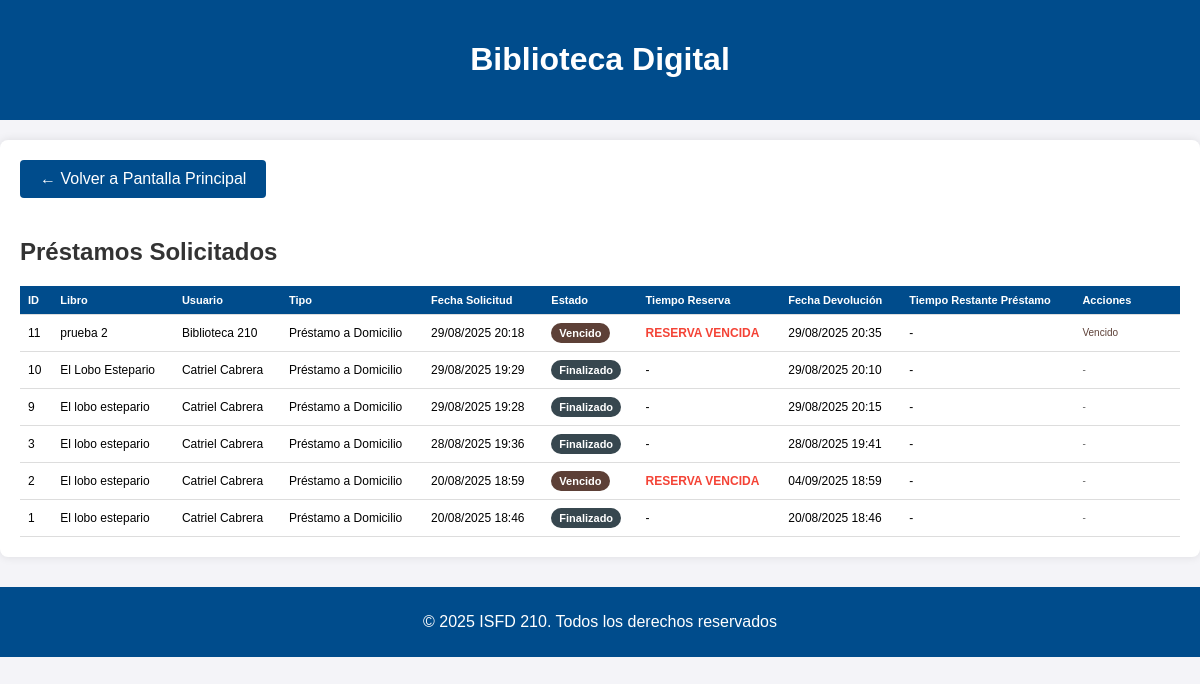
The app's page /libros/prestamos-solicitados/ (signed in) with its own data.
### libros/models.py (models this page shows, shortened)
class Prestamo(models.Model):
    ESTADO_CHOICES = (
        ('solicitado', 'Reserva Solicitada'),
        ('aprobado_reserva', 'Reserva Aprobada'),
        ('aprobado', 'Préstamo Activo'),
        ('rechazado', 'Reserva Rechazada'),
        ('finalizado', 'Finalizado'),
        ('vencido', 'Vencido'),
    )
    TIPO_CHOICES = (
        ('domicilio', 'Préstamo a Domicilio'),
        ('aula', 'Préstamo en Aula'),
    )
    TIPO_USUARIO_CHOICES = (
        ('alumno', 'Alumno'),
        ('profesor', 'Profesor'),
    )
    id_prestamo = models.AutoField(primary_key=True)
    usuario = models.ForeignKey(Usuario, on_delete=models.CASCADE, related_name='prestamos_usuario', null=True, blank=True)
    nombre_usuario = models.CharField(max_length=255)
    email_usuario = models.EmailField()
    libro = models.ForeignKey(Libro, on_delete=models.CASCADE, related_name='prestamos')
    fecha_solicitud = models.DateTimeField(auto_now_add=True)
    fecha_aprobacion = models.DateTimeField(null=True, blank=True)
    fecha_devolucion_programada = models.DateTimeField(null=True, blank=True)
    fecha_devolucion_real = models.DateTimeField(null=True, blank=True)
    fecha_limite_reserva = models.DateTimeField(null=True, blank=True)
    estado = models.CharField(max_length=20, choices=ESTADO_CHOICES, default='solicitado')
    tipo_prestamo = models.CharField(max_length=10, choices=TIPO_CHOICES, default='domicilio')
    tipo_usuario = models.CharField(max_length=10, choices=TIPO_USUARIO_CHOICES, default='alumno')
    motivo_rechazo = models.TextField(blank=True, null=True)
    observaciones = models.TextField(blank=True, null=True)
    fecha_retiro_real = models.DateTimeField(null=True, blank=True)
    extension_solicitada = models.BooleanField(default=False)
    fecha_extension = models.DateTimeField(null=True, blank=True)
    motivo_extension = models.TextField(blank=True, null=True)

class Inventario(models.Model):
    id_inventario = models.AutoField(primary_key=True)
    estado = models.CharField(max_length=255, null=True, default="Disponible")
    motivo_baja = models.CharField(max_length=255, null=True)
    descripcion = models.TextField(null=True)
    num_ejemplar = models.IntegerField(null=True)
    imagen_rota_nombre = models.CharField(max_length=255, null=True, blank=True)
    imagen_rota_contenido = models.BinaryField(null=True, blank=True)
    imagen_rota_tipo = models.CharField(max_length=50, null=True, blank=True)

class Libro(Inventario):
    id_libro = models.AutoField(primary_key=True)
    titulo = models.CharField(max_length=255)
    autor = models.CharField(max_length=255)
    editorial = models.CharField(max_length=255)
    clasificacion_cdu = models.CharField(max_length=255, null=False, default='Sin clasificar')
    siglas_autor_titulo = models.CharField(max_length=255, null=False, default='ABC')
    num_inventario = models.IntegerField(null=False, default=1)
    resumen = models.TextField()
    etiqueta_palabra_clave = models.TextField(default='Roma,Historia,Clasica')
    sede = models.TextField(default='La Plata')
    disponibilidad = models.CharField(max_length=255, null=True, default="Disponible")
    observaciones = models.TextField(default='Esta es una observación')
    img = models.URLField(blank=True, null=True)

### libros/views.py (the view)
# urls.py: path('prestamos-solicitados/', views.prestamos_solicitados, name='prestamos_solicitados'),
@login_required
def prestamos_solicitados(request):
    verificar_prestamos_vencidos()
    if request.user.es_bibliotecaria():
        prestamos = Prestamo.objects.all().order_by('-fecha_solicitud')
    else:
        prestamos = Prestamo.objects.filter(
            Q(email_usuario=request.user.email) | Q(usuario=request.user)
        ).order_by('-fecha_solicitud')
    alertas = []
    ahora = timezone.now()
    for prestamo in prestamos:
        if prestamo.estado == 'solicitado' and prestamo.fecha_limite_reserva:
            tiempo_restante = prestamo.fecha_limite_reserva - ahora
            if tiempo_restante.total_seconds() > 0 and tiempo_restante.total_seconds() < 86400:  # 24 horas en segundos
                alertas.append(f"¡ATENCIÓN! El préstamo del libro '{prestamo.libro.titulo}' vence pronto.")
    return render(request, 'libros/prestamos_solicitados.html', {
        'prestamos': prestamos,
        'alertas': alertas
    })

### libros/models.py (called while the page is built)
    def es_bibliotecaria(self):
        return self.perfil == 'bibliotecaria'

### libros/views.py (called while the page is built, shortened)
def verificar_prestamos_vencidos():
    ahora = timezone.now()
    print(f"[DEBUG VENCIMIENTOS] Verificando a las: {ahora.strftime('%d/%m/%Y %H:%M:%S')}")
    prestamos_activos_vencidos = Prestamo.objects.filter(
        estado='aprobado',
        fecha_devolucion_programada__lt=ahora  # Comparación exacta
    )
    print(f"[DEBUG VENCIMIENTOS] Préstamos vencidos encontrados: {prestamos_activos_vencidos.count()}")
    prestamos_reserva_vencidos = Prestamo.objects.filter(
        estado='aprobado_reserva',
        fecha_limite_reserva__lt=ahora
    )
    for prestamo in prestamos_reserva_vencidos:
        prestamo.estado = 'vencido'
        prestamo.save()
        prestamo.libro.estado = 'Disponible'
        prestamo.libro.save()
        print(f"[DEBUG VENCIMIENTOS] Reserva vencida: {prestamo.id_prestamo}")

### libros/templates/libros/prestamos_solicitados.html (shortened to what this page needs)
<!DOCTYPE html>
<html lang="es">
<head>
    {% load static %}
</head>
<body>
    <header>
        <h1>Biblioteca Digital</h1>
    </header>
    <div class="container">
        <a href="{% url 'pantalla_principal' %}" class="btn-volver">← Volver a Pantalla Principal</a>
        <h2>Préstamos Solicitados</h2>
        {% if prestamos %}
        <table>
            <thead>
                <tr>
                    <th>ID</th>
                    <th>Libro</th>
                    <th>Usuario</th>
                    <th>Tipo</th>
                    <th>Fecha Solicitud</th>
                    <th>Estado</th>
                    <th>Tiempo Reserva</th>
                    <th>Fecha Devolución</th>
                    <th>Tiempo Restante Préstamo</th>
                    <th>Acciones</th>
                </tr>
            </thead>
            <tbody>
                {% for prestamo in prestamos %}
                <tr>
                    <td>{{ prestamo.id_prestamo }}</td>
                    <td>
                        {{ prestamo.libro.titulo }}
                    </td>
                    <td>{{ prestamo.nombre_usuario }}</td>
                    <td>{{ prestamo.get_tipo_prestamo_display }}</td>
                    <td>{{ prestamo.fecha_solicitud|date:"d/m/Y H:i" }}</td>
                    <td>
                        <span class="status-badge status-{{ prestamo.estado }}">
                            {{ prestamo.get_estado_display }}
                        </span>
                    </td>
                    <td>
                        {% if prestamo.estado == 'solicitado' and prestamo.fecha_limite_reserva %}
                            <div class="timer-container">
                                <span class="timer" id="timer-reserva-{{ prestamo.id_prestamo }}"
                                      data-end="{{ prestamo.fecha_limite_reserva|date:'Y-m-d H:i:s' }}">
                                    Calculando...
                                </span>
                            </div>
                        {% elif prestamo.estado == 'vencido' %}
                            <span class="vencido">RESERVA VENCIDA</span>
                        {% else %}
                            -
                        {% endif %}
                    </td>
                    <td>
                        {% if prestamo.fecha_devolucion_programada %}
                            {{ prestamo.fecha_devolucion_programada|date:"d/m/Y H:i" }}
                        {% else %}
                            -
                        {% endif %}
                    </td>
                    <td>
                        {% if prestamo.estado == 'aprobado' and prestamo.fecha_devolucion_programada %}
                            <div class="timer-container">
                                <span class="timer" id="timer-prestamo-{{ prestamo.id_prestamo }}"
                                      data-end="{{ prestamo.fecha_devolucion_programada|date:'Y-m-d H:i:s' }}">
                                    Calculando...
                                </span>
                            </div>
                        {% else %}
                            -
                        {% endif %}
                    </td>
                    <td>
                        <div class="acciones-container">
                            {% if prestamo.usuario == user %}
                                {% if prestamo.usuario.perfil != 'docente' or prestamo.estado != 'aprobado' or prestamo.extension_solicitada %}
                                    {% if prestamo.estado == 'solicitado' %}
                                        <small style="color: #FF6F00;">Pendiente aprobación</small>
                                    {% elif prestamo.estado == 'aprobado' %}
                                        {% if prestamo.extension_solicitada %}
                                            <small style="color: #17a2b8;">Préstamo extendido</small>
                                        {% else %}
                                            <small style="color: #2E7D32;">Préstamo activo</small>
                                        {% endif %}
                                    {% elif prestamo.estado == 'finalizado' %}
                                        <small style="color: #37474F;">Finalizado</small>
                                    {% elif prestamo.estado == 'rechazado' %}
                                        <small style="color: #C62828;">Rechazado</small>
                                    {% elif prestamo.estado == 'vencido' %}
                                        <small style="color: #5D4037;">Vencido</small>
                                    {% endif %}
                                {% endif %}
                            {% else %}
                                <small style="color: #666;">-</small>
                            {% endif %}
                        </div>
                    </td>
                </tr>
                {% endfor %}
            </tbody>
        </table>
        {% else %}
        <p class="empty-message">No hay préstamos registrados actualmente.</p>
        {% endif %}
    </div>
    <footer>
        <p>© 2025 ISFD 210. Todos los derechos reservados</p>
    </footer>
</body>
</html>

### libros/templates/libros/prestamos_solicitados.html (style rules this page uses)
body { font-family: 'Calibri', 'Arial', sans-serif; background-color: #f4f4f8; margin: 0; padding: 0; }
header { background-color: #004c8c; color: white; text-align: center; padding: 20px; }
.container { max-width: 1400px; margin: 20px auto; background-color: white; padding: 20px; border-radius: 8px; box-shadow: 0 0 10px rgba(0, 0, 0, 0.1); }
h1 { color: #fff; }
h2 { color: #333; }
table { width: 100%; border-collapse: collapse; margin-top: 20px; }
th, td { padding: 8px; text-align: left; border-bottom: 1px solid #ddd; font-size: 12px; }
th { background-color: #004c8c; color: white; font-size: 11px; }
.status-badge { display: inline-block; padding: 4px 8px; border-radius: 20px; font-size: 11px; font-weight: bold; color: white; }
.status-finalizado { background-color: #37474F; color: white; }
.status-vencido { background-color: #5D4037; color: white; }
.btn-volver { display: inline-block; padding: 10px 20px; background-color: #004c8c; color: white; text-decoration: none; border-radius: 4px; margin-bottom: 20px; }
.vencido { color: #f44336; font-weight: bold; animation: blink 2s infinite; }
.acciones-container { display: flex; flex-direction: column; gap: 2px; min-width: 80px; }
footer { background-color: #004c8c; color: white; text-align: center; padding: 10px 0; font-size: 1rem; margin-top: 30px; }

### records on screen
Prestamo: id_prestamo "11", libro.titulo "prueba 2", nombre_usuario "Biblioteca 210", tipo_prestamo "Préstamo a Domicilio", fecha_solicitud "29/08/2025 20:18", estado "Vencido", shows "RESERVA VENCIDA", fecha_devolucion_programada "29/08/2025 20:35"
Prestamo: id_prestamo "10", libro.titulo "El Lobo Estepario", nombre_usuario "Catriel Cabrera", tipo_prestamo "Préstamo a Domicilio", fecha_solicitud "29/08/2025 19:29", estado "Finalizado", fecha_devolucion_programada "29/08/2025 20:10"
Prestamo: id_prestamo "9", libro.titulo "El lobo estepario", nombre_usuario "Catriel Cabrera", tipo_prestamo "Préstamo a Domicilio", fecha_solicitud "29/08/2025 19:28", estado "Finalizado", fecha_devolucion_programada "29/08/2025 20:15"
Prestamo: id_prestamo "3", libro.titulo "El lobo estepario", nombre_usuario "Catriel Cabrera", tipo_prestamo "Préstamo a Domicilio", fecha_solicitud "28/08/2025 19:36", estado "Finalizado", fecha_devolucion_programada "28/08/2025 19:41"
Prestamo: id_prestamo "2", libro.titulo "El lobo estepario", nombre_usuario "Catriel Cabrera", tipo_prestamo "Préstamo a Domicilio", fecha_solicitud "20/08/2025 18:59", estado "Vencido", shows "RESERVA VENCIDA", fecha_devolucion_programada "04/09/2025 18:59"
Prestamo: id_prestamo "1", libro.titulo "El lobo estepario", nombre_usuario "Catriel Cabrera", tipo_prestamo "Préstamo a Domicilio", fecha_solicitud "20/08/2025 18:46", estado "Finalizado", fecha_devolucion_programada "20/08/2025 18:46"
